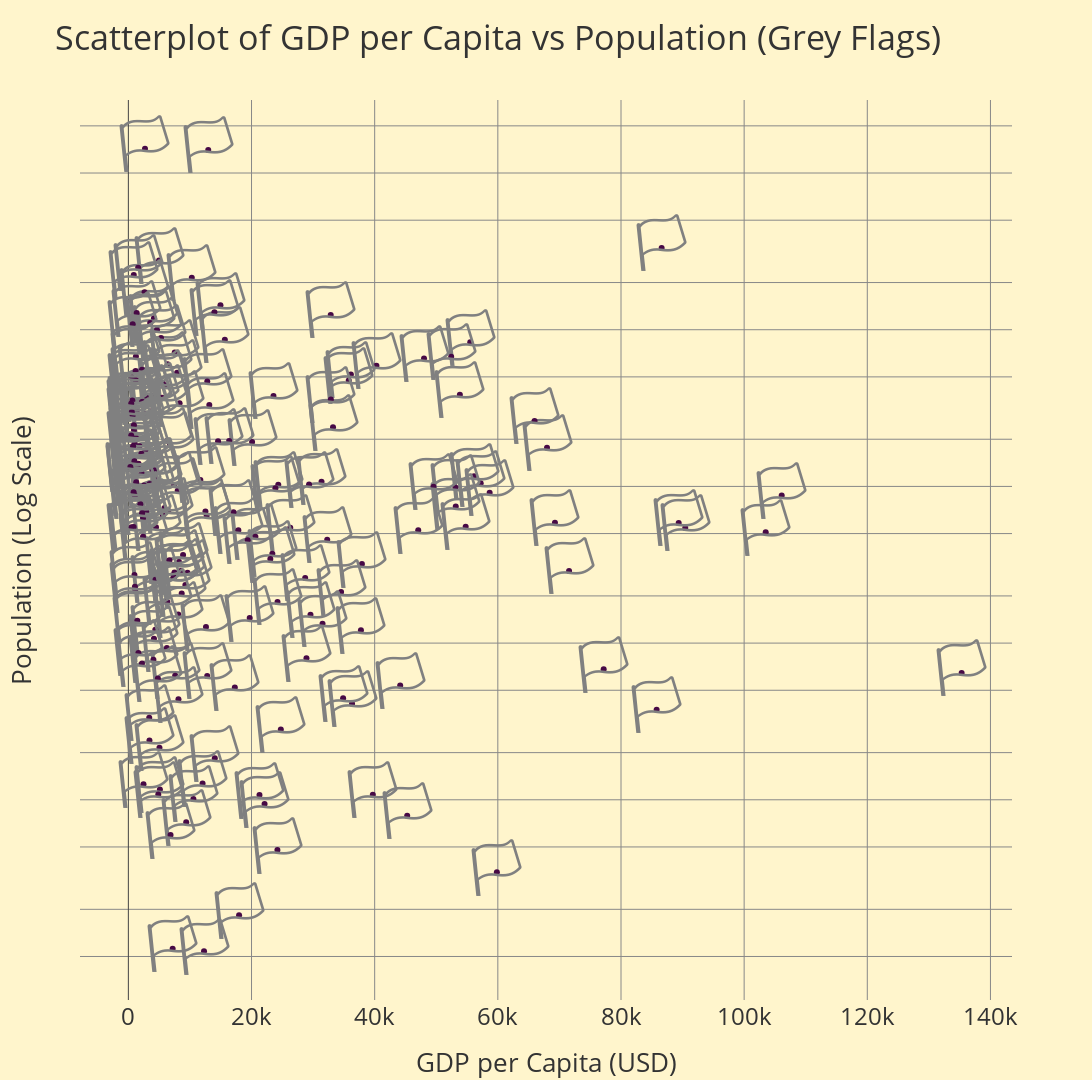

Source (notebook cell):
### Code cell
import plotly.express as px

# Create a new column with grey flags (using a grey circle emoji as a placeholder for all flags)
d_gdp_per_capita_merged["Grey_Flag"] = "🏳️"

# Create the scatterplot without default markers
fig = px.scatter(
    d_gdp_per_capita_merged,
    x="gdp_per_capita",
    y="Population",
    title="Scatterplot of GDP per Capita vs Population (Grey Flags)",
    template="base"
)

# Remove default markers
fig.data = []

# Add grey flags as text annotations with larger font
for i, row in d_gdp_per_capita_merged.iterrows():
    fig.add_trace(
        px.scatter(
            x=[row["gdp_per_capita"]],
            y=[row["Population"]],
            text=[row["Grey_Flag"]],
        ).data[0]
    )

# Update layout for YouTube aspect ratio and other customizations
fig.update_layout(
    xaxis_title="GDP per Capita (USD)",
    yaxis_title="Population (Log Scale)",
    yaxis=dict(
        type="log",  # Logarithmic scale
        showticklabels=False,  # Remove tick marks
        ticks="",  # Remove ticks
    ),
    width=1920,  # Aspect ratio for YouTube
    height=1080,
    showlegend=False
)

# Customize marker size and text position for flags
fig.update_traces(
    textfont=dict(size=50, color="grey"),  # Larger font size and grey color for flags
    textposition="middle center",
    hoverinfo="text"  # Show only text (flag) on hover
)

# Show the plot
fig.show()
